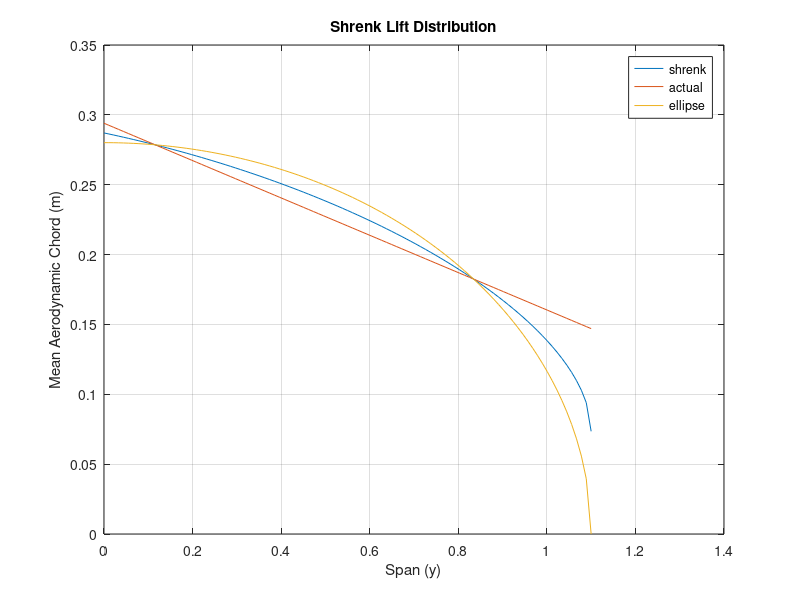
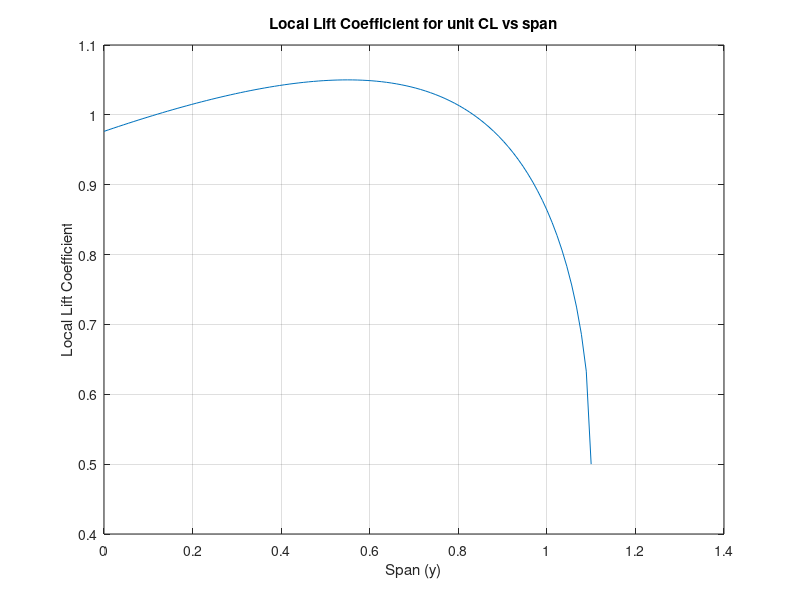
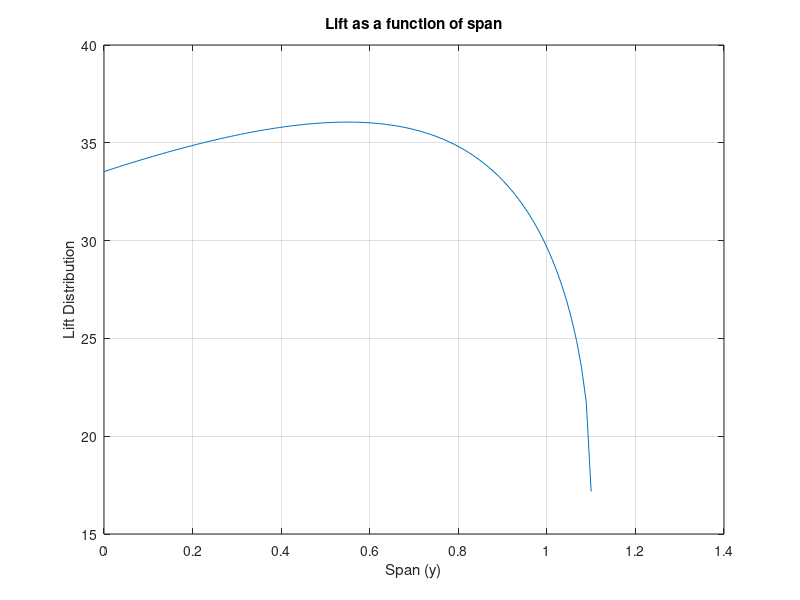
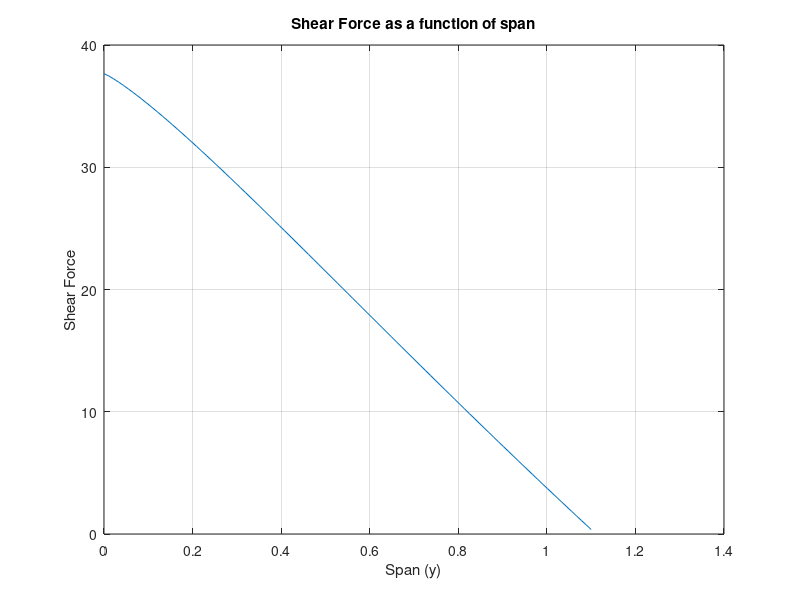

These charts were generated, in order, by the following MATLAB code:
% Our parameters of our UAV
AR = 10;
e = 0.79;
S = 0.484;
b = 2.2;
chord_root = 0.294;
chord_tip = 0.147;
step_size = b/200;
g = 9.81;
W = S*155.59;
stress = 450 * 10^6;
thickness = 0.5*10^-3;

% Chord Distribution of an equivalent(span and area same) Elliptic Distribution
c_ellipse = [];
for i = 1:101
    y = (i-1)*step_size;
    c_ellipse(i) = (4*S/(pi*b))*sqrt(1 - (2*y/b)^2);
end
c_ellipse;

% Chord Distribution of our designed UAV
c_actual = [];
for i = 1:101
    y = (i-1)*step_size;
    c_actual(i) = chord_root + ((chord_root - chord_tip)/(0-b/2))*y;
end

%Shrenk's Method Chord Distribution:
c_shrenk = (c_actual + c_ellipse)*0.5;
X = 0:step_size:b/2;

figure(1)
plot(X,c_shrenk)
hold on  
plot(X,c_actual)
plot(X,c_ellipse)
legend('shrenk','actual','ellipse');
xlabel("Span (y)");
ylabel("Mean Aerodynamic Chord (m)");
title("Shrenk Lift Distribution")
hold off
grid on

% Lift Distribution :
X = 0:step_size:b/2;
local_lift_coefficient = c_shrenk./c_actual;

figure(2)
plot(X,local_lift_coefficient)
ylim([0.4,1.1])
xlabel("Span (y)");
ylabel("Local Lift Coefficient");
title("Local Lift Coefficient for unit CL vs span")
grid on

% Also make sure that the integral of Lift equals W/2 for the one wing:
sum_lift = 0;
shear_force = [];
for i = 1:101
    y = (i-1)*step_size;
    sum_lift = sum_lift + local_lift_coefficient(i)*step_size;
    shear_force(i) = sum_lift;
end
kappa = W/(2*sum_lift)
actual_lift = kappa*local_lift_coefficient;

figure(3)
plot(X,actual_lift)
xlabel("Span (y)");
ylabel("Lift Distribution");
title("Lift as a function of span")
grid on

% Shear Force as a function of span:
dL_dy = diff(actual_lift)/step_size;
shear_force = kappa*fliplr(shear_force);

figure(4)
plot(X,shear_force)
xlabel("Span (y)");
ylabel("Shear Force");
title("Shear Force as a function of span")
grid on

% Bending Moment as a function of span:
sum_moment = 0;
bending_moment = [];
for i = 1:101
    y = (i-1)*step_size;
    sum_moment = sum_moment + shear_force(i)*y;
    bending_moment(i) = sum_moment;
end
bending_moment = fliplr(bending_moment);
bending_moment = bending_moment - bending_moment(1);

figure(5)
plot(X,bending_moment)
xlabel("Span (y)");
ylabel("Bending Moment");
title("Bending Moment as a function of span")
grid on

% Spar width as a function of span:
moment_of_inertia = [];
for i = 1:101
    y = (i-1)*step_size;
    moment_of_inertia(i) = bending_moment(i)*c_actual(i)/stress;
end

figure(6)
plot(X,moment_of_inertia)
xlabel("Span (y)");
ylabel("Moment Of Inertia");
title("Moment of Inertia as a function of span")
grid on

figure(7)
spar_width = moment_of_inertia*2/(thickness^2);
plot(X,spar_width)
xlabel("Span (y)");
ylabel("Spar Width");
title("Spar Width as a function of span")
grid on